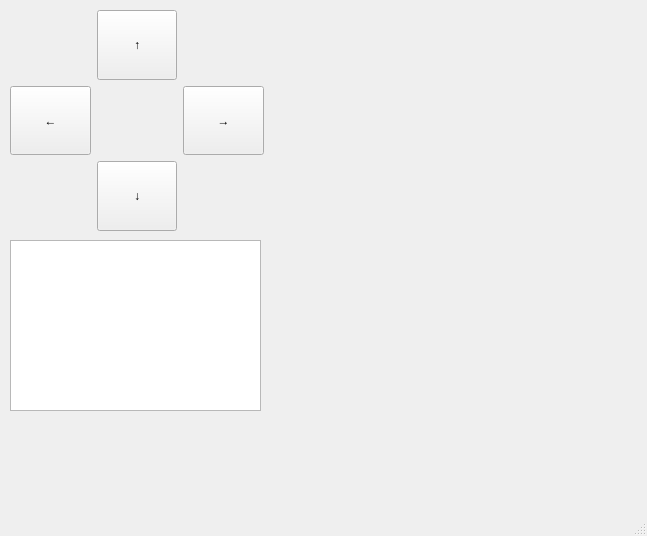
<?xml version="1.0" encoding="UTF-8"?>
<ui version="4.0">
 <class>MainWindow</class>
 <widget class="QMainWindow" name="MainWindow">
  <property name="geometry">
   <rect>
    <x>0</x>
    <y>0</y>
    <width>647</width>
    <height>536</height>
   </rect>
  </property>
  <property name="windowTitle">
   <string>MainWindow</string>
  </property>
  <widget class="QWidget" name="centralwidget">
   <widget class="QPlainTextEdit" name="textInfo">
    <property name="geometry">
     <rect>
      <x>10</x>
      <y>240</y>
      <width>251</width>
      <height>171</height>
     </rect>
    </property>
    <property name="readOnly">
     <bool>true</bool>
    </property>
   </widget>
   <widget class="QWidget" name="">
    <property name="geometry">
     <rect>
      <x>10</x>
      <y>10</y>
      <width>254</width>
      <height>221</height>
     </rect>
    </property>
    <layout class="QGridLayout" name="gridLayout">
     <item row="0" column="1">
      <widget class="QPushButton" name="btnUp">
       <property name="sizePolicy">
        <sizepolicy hsizetype="Expanding" vsizetype="Expanding">
         <horstretch>0</horstretch>
         <verstretch>0</verstretch>
        </sizepolicy>
       </property>
       <property name="text">
        <string>↑</string>
       </property>
      </widget>
     </item>
     <item row="2" column="1">
      <widget class="QPushButton" name="btnDown">
       <property name="sizePolicy">
        <sizepolicy hsizetype="Expanding" vsizetype="Expanding">
         <horstretch>0</horstretch>
         <verstretch>0</verstretch>
        </sizepolicy>
       </property>
       <property name="text">
        <string>↓</string>
       </property>
      </widget>
     </item>
     <item row="1" column="0">
      <widget class="QPushButton" name="btnLeft">
       <property name="sizePolicy">
        <sizepolicy hsizetype="Expanding" vsizetype="Expanding">
         <horstretch>0</horstretch>
         <verstretch>0</verstretch>
        </sizepolicy>
       </property>
       <property name="text">
        <string>←</string>
       </property>
      </widget>
     </item>
     <item row="1" column="2">
      <widget class="QPushButton" name="btnRight">
       <property name="sizePolicy">
        <sizepolicy hsizetype="Expanding" vsizetype="Expanding">
         <horstretch>0</horstretch>
         <verstretch>0</verstretch>
        </sizepolicy>
       </property>
       <property name="text">
        <string>→</string>
       </property>
      </widget>
     </item>
    </layout>
   </widget>
  </widget>
  <widget class="QMenuBar" name="menubar">
   <property name="geometry">
    <rect>
     <x>0</x>
     <y>0</y>
     <width>647</width>
     <height>22</height>
    </rect>
   </property>
  </widget>
  <widget class="QStatusBar" name="statusbar"/>
 </widget>
 <resources/>
 <connections/>
</ui>
